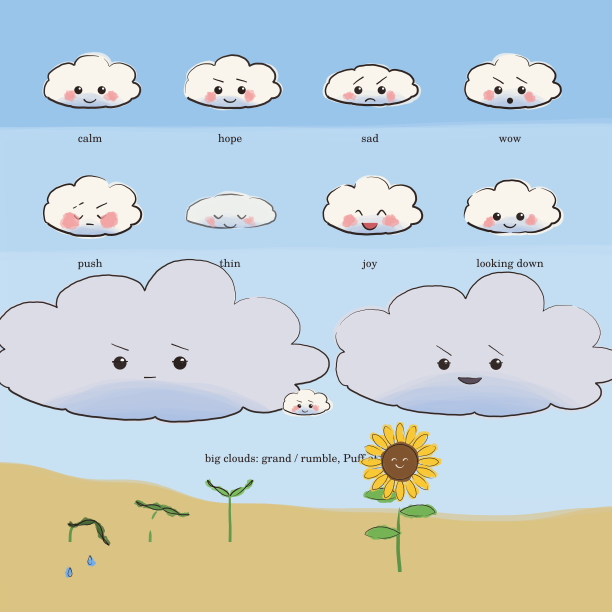
#> input picture books/puff/hero_sheet.png, 612 x 612 px
$ python sheet.py ../books/puff out.png
#> lines starting #> are read from the running program, lines starting #| are printed output that depends on the picture
#!/usr/bin/env python3
"""Lay page renders out as one labelled contact sheet, to judge a book as a
sequence (storyboard checkpoint) rather than page by page.

    scripts/sheet.py renders/ten-boats-home/03-storyboard sheet.png
    scripts/sheet.py DIR OUT.png --cols 4 --cell 300 [--notes notes.txt]

Each cell is a page, labelled with its file name. With --notes, a text file of
`NN_name<TAB>note` lines adds a note under the matching cell (e.g. the shot
distance and light from the page plan). Needs Pillow (local use only; CI does
not run it).
"""
import argparse
import glob
import os

from PIL import Image, ImageDraw, ImageFont


def font(size):
    for f in ("/System/Library/Fonts/Supplemental/Georgia.ttf",
              "/usr/share/fonts/truetype/dejavu/DejaVuSerif.ttf"):
        if os.path.exists(f):
            return ImageFont.truetype(f, size)
    return ImageFont.load_default()


def main():
    ap = argparse.ArgumentParser()
    ap.add_argument("dir")
    ap.add_argument("out")
    ap.add_argument("--cols", type=int, default=4)
    ap.add_argument("--cell", type=int, default=300)
    ap.add_argument("--notes")
    a = ap.parse_args()

    files = sorted(f for f in glob.glob(os.path.join(a.dir, "*.png"))
                   if "-frame" not in f and "-sweep" not in f)
    notes = {}
    if a.notes:
        for line in open(a.notes):
            if "\t" in line:
                k, v = line.rstrip("\n").split("\t", 1)
                notes[k] = v
    pad, lab = 14, 40
    cols = min(a.cols, len(files))
    rows = (len(files) + cols - 1) // cols
    sheet = Image.new("RGB", (cols * (a.cell + pad) + pad, rows * (a.cell + lab + pad) + pad), (246, 242, 233))
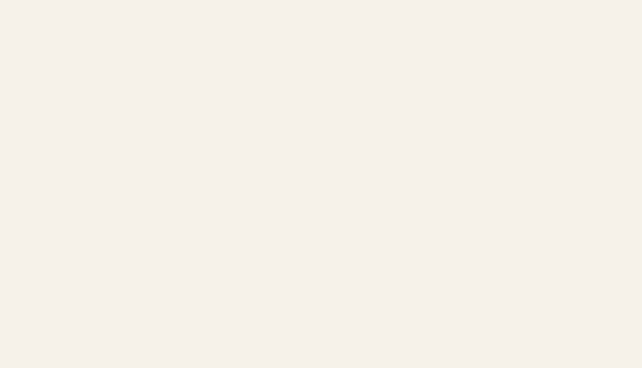
#> sheet: PIL image 642x368 RGB; mean R, G, B 246, 242, 233
    d = ImageDraw.Draw(sheet)
    f1, f2 = font(15), font(12)
    for i, f in enumerate(files):
        x = pad + (i % cols) * (a.cell + pad)
        y = pad + (i // cols) * (a.cell + lab + pad)
        im = Image.open(f).convert("RGB")
        im.thumbnail((a.cell, a.cell))
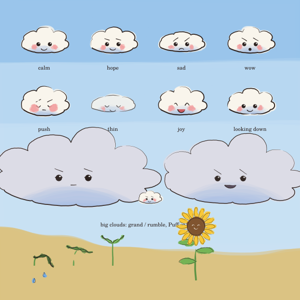
#> im: PIL image 300x300 RGB; mean R, G, B 195.1, 207.7, 210.8
        sheet.paste(im, (x, y))
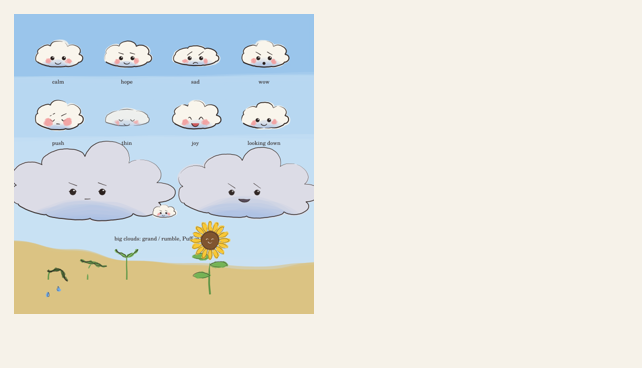
#> sheet: PIL image 642x368 RGB; mean R, G, B 226.6, 228.9, 224.5
        name = os.path.splitext(os.path.basename(f))[0]
        d.text((x, y + a.cell + 4), name, fill=(31, 27, 24), font=f1)
        if name in notes:
            d.text((x, y + a.cell + 22), notes[name], fill=(107, 100, 91), font=f2)
#> pass 2 of the loop in main, `for i, f in enumerate(files):`:
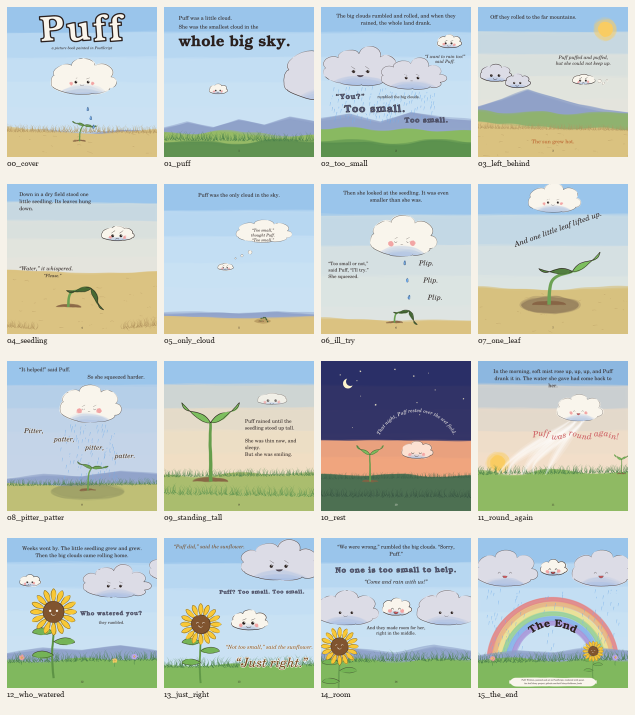
#> input picture books/puff/sheet.png, 1270 x 1430 px (shown at 1/2 size)
#> in main, im is the input picture: PIL image 1270x1430 RGB; mean R, G, B 193.2, 205, 200.2
#> in main, `im.thumbnail((a.cell, a.cell))`:
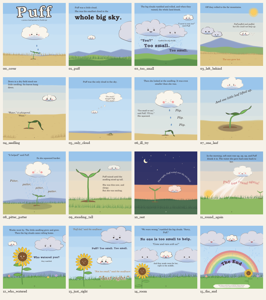
#> im: PIL image 266x300 RGB; mean R, G, B 193.2, 205, 200.2
#> in main, `sheet.paste(im, (x, y))`:
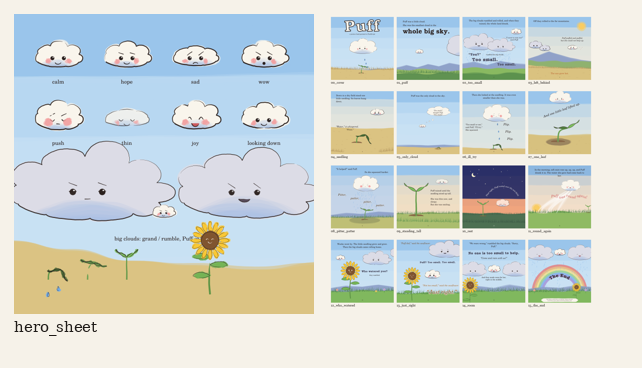
#> sheet: PIL image 642x368 RGB; mean R, G, B 208.6, 216.2, 213.2
    sheet.save(a.out)
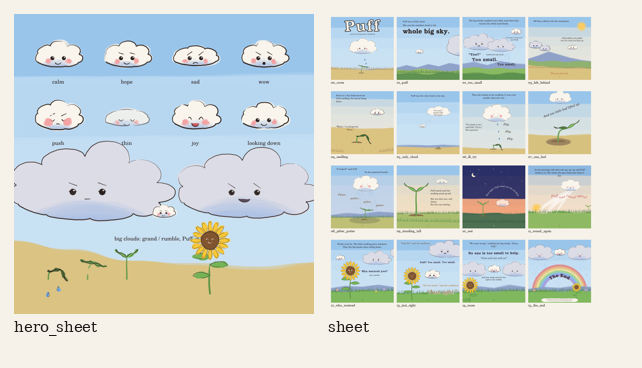
#> saved as out.png: PIL image 642x368 RGB; mean R, G, B 208.4, 216.1, 213.1
    print("sheet: %d pages -> %s" % (len(files), a.out))


if __name__ == "__main__":
    main()
